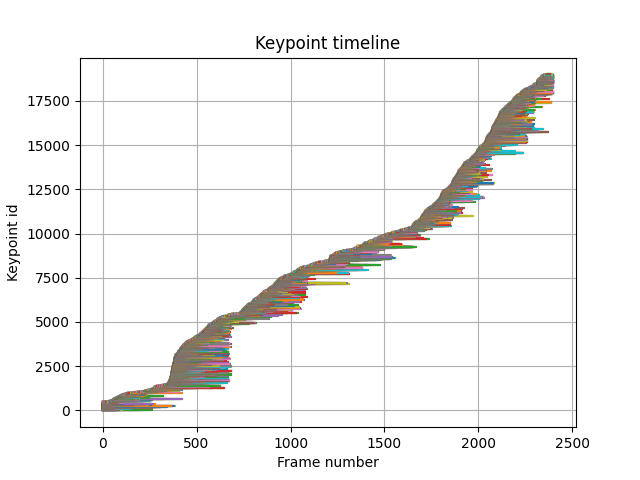

Recreate this plot in Python.
import cv2
import math
import time
import numpy as np
from cv2 import norm
import networkx as nx
import matplotlib.pyplot as plt

WINDOW_T = 20
VIDEO_FILE = 'sidedemo.mp4'
IMAGE_FILE = '1.jpg'
MAX_FRAMES = 2000  # large numbers will cover the whole video
SHORTEST_LENGTH = 5  # min 5
MAX_MATCH_DISTANCE = 15  # match threshold

# Create an ORB object and detect keypoints and descriptors in the template
orb = cv2.ORB_create()
# Create a brute-force matcher object
bf = cv2.BFMatcher(cv2.NORM_HAMMING, crossCheck=True)


def keypoints_from_image_file(image_file):
    img = cv2.imread(image_file)
    gray = cv2.cvtColor(img, cv2.COLOR_BGR2GRAY)
    # Detect keypoints and compute descriptors in the frame
    keypoints, des = orb.detectAndCompute(gray, None)
    # print(keypoints)
    # img_with_keypoints = cv2.drawKeypoints(img, keypoints, None, flags=cv2.DRAW_MATCHES_FLAGS_DRAW_RICH_KEYPOINTS)
    # Display the image with keypoints
    # plt.imshow(img_with_keypoints)
    # plt.show()
    return keypoints, des, img


def find_times(time_kps):
    times = []
    for s, e, kpts, dess in time_kps:
        if not s in times:
            times.append(s)
        if not e in times:
            times.append(e)
    return sorted(times)


def descriptors_per_interval(times, time_kps, frame_kps, frame_des, plot=False):
    # For each interval in a sequence, find the keypoints
    intervals_in_sequence = []
    for s1, e1 in zip(times[:-1], times[1:]):
        intervals_in_sequence.append((s1, e1, frame_kps[s1], frame_des[s1]))
        # print(s1, e1, len(interval_descriptors))
    if plot:
        plt.plot([len(dess) for s, e, kpts, dess in intervals_in_sequence])
        plt.title("Number of Keypoints per interval")
        plt.show()
    return intervals_in_sequence


def find_long_paths_T(G):
    # Invert the graph
    G_inv = nx.DiGraph()
    G_inv.add_edges_from([(v, u) for u, v in G.edges])
    visited_flag = {v: 0 for v in G.nodes}
    paths = []
    # Run topological sort
    sorted_vertices = list(nx.topological_sort(G_inv))
    # for each subtree
    for v in sorted_vertices:
        # v was already visited?
        if visited_flag[v]:
            continue
        v_decendents = nx.descendants(G_inv, v)
        oldest_t = math.inf
        oldest_v = None
        for u in v_decendents:
            # mark as visited
            visited_flag[u] = 1
            # find the oldest
            t, _ = u
            if t < oldest_t:
                oldest_t = t
                oldest_v = u
        if oldest_v is None:
            continue
        path = nx.shortest_path(
            G, source=oldest_v, target=v
        )  # FIXME Switch to longest path
        paths.append(path)
    # Find the paths with length greater than a threshhold. remove the source and sink nodes.
    long_paths = [p for p in paths if len(p) >= SHORTEST_LENGTH]
    print("Long paths:", len(long_paths))
    # sort by frame time
    long_paths = sorted(long_paths, key=lambda x: x[0])
    return long_paths


def find_best_matches(frame_des1, frame_des2):
    # matches(query_this_image, train)
    matches = bf.match(frame_des1, frame_des2)
    # Best matches: Filter by max distance
    matches = [m for m in matches if m.distance < MAX_MATCH_DISTANCE]
    best_edges = [(m.queryIdx, m.trainIdx) for m in matches]
    return best_edges


def sequential_matches_graph(frame_des, T=1):
    edges = []  # ((time, kp_id), (time, kp_id))
    for i in range(len(frame_des) - T):
        for t in range(1, T + 1):
            # matches(query_this_image, train)
            matches = bf.match(frame_des[i], frame_des[i + t])
            # Best matches: Filter by max distance
            matches = [m for m in matches if m.distance < MAX_MATCH_DISTANCE]
            best_edges = [(m.queryIdx, m.trainIdx) for m in matches]
            for e in best_edges:
                edges.append(((i, e[0]), (i + t, e[1])))
    # Create an empty graph
    G = nx.DiGraph()
    # Add the edges to the graph
    G.add_edges_from(edges)
    return G


def find_timelines_from_video(frame_des, T=WINDOW_T):
    G = sequential_matches_graph(frame_des, T)
    # Print some information about the graph
    print("Number of nodes:", G.number_of_nodes())
    print("Number of edges:", G.number_of_edges())
    # Find the long paths that pass a threshold
    long_paths = find_long_paths_T(G)
    # Save video as a mp4 file
    # save_kp_video(frames, frame_kps, long_paths)
    return long_paths


def extract_keypoints(video, max_frames):
    # Create a VideoCapture object to read the video file
    cap = cv2.VideoCapture(video)
    # Extract all keypoints and descriptors by frame
    frame_kps, frame_des = [], []
    video_frames = []
    k = 0
    # Loop through the video frames
    while cap.isOpened() and k < max_frames:
        # Read a frame from the video
        ret, frame = cap.read()
        # Check if the frame was successfully read
        if ret:
            gray = cv2.cvtColor(frame, cv2.COLOR_BGR2GRAY)
            kp2, des2 = orb.detectAndCompute(gray, None)
            if des2 is None:
                print("No keypoints/descriptors in frame ", k)
                continue
            frame_kps.append(kp2)
            frame_des.append(des2)
            video_frames.append(frame)
            k += 1
        else:
            break
    print("k =", k)
    cap.release()
    return frame_kps, frame_des, video_frames


def time_descriptor(path, frame_kpts, frame_des):
    start = path[0][0]
    end = path[-1][0]
    # TODO include x and y
    descriptor = None
    # first element in path
    t, kp_id = path[0]
    descriptor = frame_des[t][kp_id]
    kpts = frame_kpts[t][kp_id]
    return start, end, kpts, descriptor


def kp_path(frame_kps, path, time_stop=-1):
    x, y = [], []
    for vertex in path:
        t, kp_id = vertex
        kp = frame_kps[t][kp_id]
        # print(kp.pt)
        x.append(kp.pt[0])
        y.append(kp.pt[1])
        if t >= time_stop:
            break
    return x, y


def time_in_path(time, path, frame_kps):
    for vertex in path:
        t, kp_id = vertex
        if t >= time:
            kp = frame_kps[t][kp_id]
            # print(kp.pt)
            px = kp.pt[0]
            py = kp.pt[1]
            return px, py


def save_kp_video(frames, frame_kps, kp_paths):
    intervals = [(path[0][0], path[-1][0]) for path in kp_paths]
    color_paths = [tuple(map(int, np.random.randint(0, 255, size=3))) for _ in kp_paths]
    # Create a VideoWriter object to save the output video
    fourcc = cv2.VideoWriter_fourcc(*'mp4v')
    width = len(frames[0][0])
    height = len(frames[0])
    # print(width, height)
    fps = 15
    out = cv2.VideoWriter('output.mp4', fourcc, fps, (width, height))
    for t, frame in enumerate(frames):
        for i, (start, end) in enumerate(intervals):
            if not (start <= t <= end):
                continue
            path = kp_paths[i]
            x, y = kp_path(frame_kps, path, t)
            cv_path = np.array([point for point in zip(x, y)], dtype=np.int32)
            # Generate a random color for the polyline
            color = color_paths[i]
            # Draw
            cv2.polylines(frame, [cv_path], isClosed=False, color=color, thickness=2)
            point = np.array(time_in_path(t, path, frame_kps), dtype=np.int32)
            cv2.circle(frame, point, 5, color, -1)
        # cv2.imshow('Video Frame', frame)
        out.write(frame)
        # if cv2.waitKey(25) & 0xFF == ord('q'):
        #     break
        #
        # sleep(.1)
    out.release()


def plot_kp_timeline(paths: list, save_plot=True) -> None:
    intervals = [(path[0][0], path[-1][0]) for path in paths]
    for i, (start, end) in enumerate(intervals):
        plt.plot([start, end], [i, i])
    plt.title("Keypoint timeline")
    plt.xlabel("Frame number")
    plt.ylabel("Keypoint id")
    plt.grid()

    if save_plot:
        plt.savefig("timeline.png")
    else:
        plt.show()

if __name__ == "__main__":
    # ## Extract keypoints
    frame_kps, frame_des, frames = extract_keypoints(VIDEO_FILE, max_frames=MAX_FRAMES)

    # ## Find sequential match
    G = sequential_matches_graph(frame_des, WINDOW_T)
    print("Number of nodes:", G.number_of_nodes())
    print("Number of edges:", G.number_of_edges())

    # ## Find the long paths
    long_paths = find_long_paths_T(G)

    # ## Plot keypoint timeline
    plot_kp_timeline(long_paths)

    # ## Save video with keypoints
    # save_kp_video(frames, frame_kps, long_paths)

    # ## Find descriptor - first frame
    time_kps = [time_descriptor(path, frame_kps, frame_des) for path in long_paths]

    # ## Make time interval
    times = find_times(time_kps)

    # ## Find interval descriptor
    intervals_in_sequence = descriptors_per_interval(
        times, time_kps, frame_kps, frame_des, plot=True
    )
    print("Number of intervals:", len(intervals_in_sequence))

    #### Find best match ################################################################################

    # # ## Read image
    # img_keypoints, img_descriptors, img = keypoints_from_image_file(IMAGE_FILE)
    # # img_keypoints, img_descriptors, img = frame_kps[20], frame_des[20], frames[20]

    # # find the interval that matches the most with the image descriptors
    # sum_distances = []
    # best_match = None
    # best_interval_id = -1
    # best_sq_dist = math.inf
    # best_kpts = None
    # best_des = None

    # for i, (s, e, kpts, descriptors) in enumerate(intervals_in_sequence):
    #     matches = bf.match(img_descriptors, descriptors)
    #     # matches = sorted(matches, key=lambda x: x.distance)
    #     # print(s, e, len(matches))
    #     sum_distance = sum([m.distance for m in matches]) / len(matches)
    #     sum_distances.append(sum_distance)
    #     if sum_distance <= best_sq_dist:
    #         best_match = matches
    #         best_sq_dist = sum_distance
    #         best_interval_id = i
    #         best_kpts = kpts
    #         best_des = descriptors
    #         # print("len best match", len(best_match))
    # # print(sum_distances)
    # x = np.hstack([(s, e) for (s, e, kpts, img_descriptors) in intervals_in_sequence])
    # y = np.hstack([(dist, dist) for dist in sum_distances])
    # plt.plot(x, y, '-')
    # for (s, e, kpts, img_descriptors), dist in zip(intervals_in_sequence, sum_distances):
    #     x = [s,e]
    #     # print(x)
    #     y = [dist, dist]
    #     plt.plot(x,y)
    # # plt.plot(sum_distances)
    # plt.title("Average distance of descriptors in interval")
    # plt.show()

    # # best interval
    # bs, be, bkpts, bdess = intervals_in_sequence[best_interval_id]

    # # best_frame = frames[bs]
    # # best_kpts = frame_kps[bs]
    # # bdess = frame_des[bs]
    # # best_kpts = frame_kps[bs]
    # # best_match = bf.match(img_descriptors, bdess)
    # print('Number of best matches', len(best_match), " time =", bs, "to", be)
    # # best_match = sorted(best_match, key=lambda x: x.distance)[:50]
    # # frame_matches = cv2.drawMatches(img, img_keypoints, best_frame, best_kpts, best_match, None,
    # #                                 flags=cv2.DrawMatchesFlags_NOT_DRAW_SINGLE_POINTS)
    # # # Plot best
    # # plt.imshow(frame_matches)
    # # for match in best_match:
    # #     # Get the keypoints from the matches
    # #     img1_idx = match.queryIdx
    # #     img2_idx = match.trainIdx
    # #     (x1, y1) = img_keypoints[img1_idx].pt
    # #     (x2, y2) = best_kpts[img2_idx].pt

    # #     # Draw a line between the keypoints with thicker line width
    # #     plt.plot([x1, x2 + img.shape[1]], [y1, y2], linewidth=2, alpha=0.8)

    # # # Display the frame with matches
    # # # cv2.imshow('Frame with matches', frame_matches)
    # # #
    # # # cv2.waitKey(0)
    # # # cv2.destroyAllWindows()

    # # # break
    # # plt.show()
    # # print(len(time_kps))
